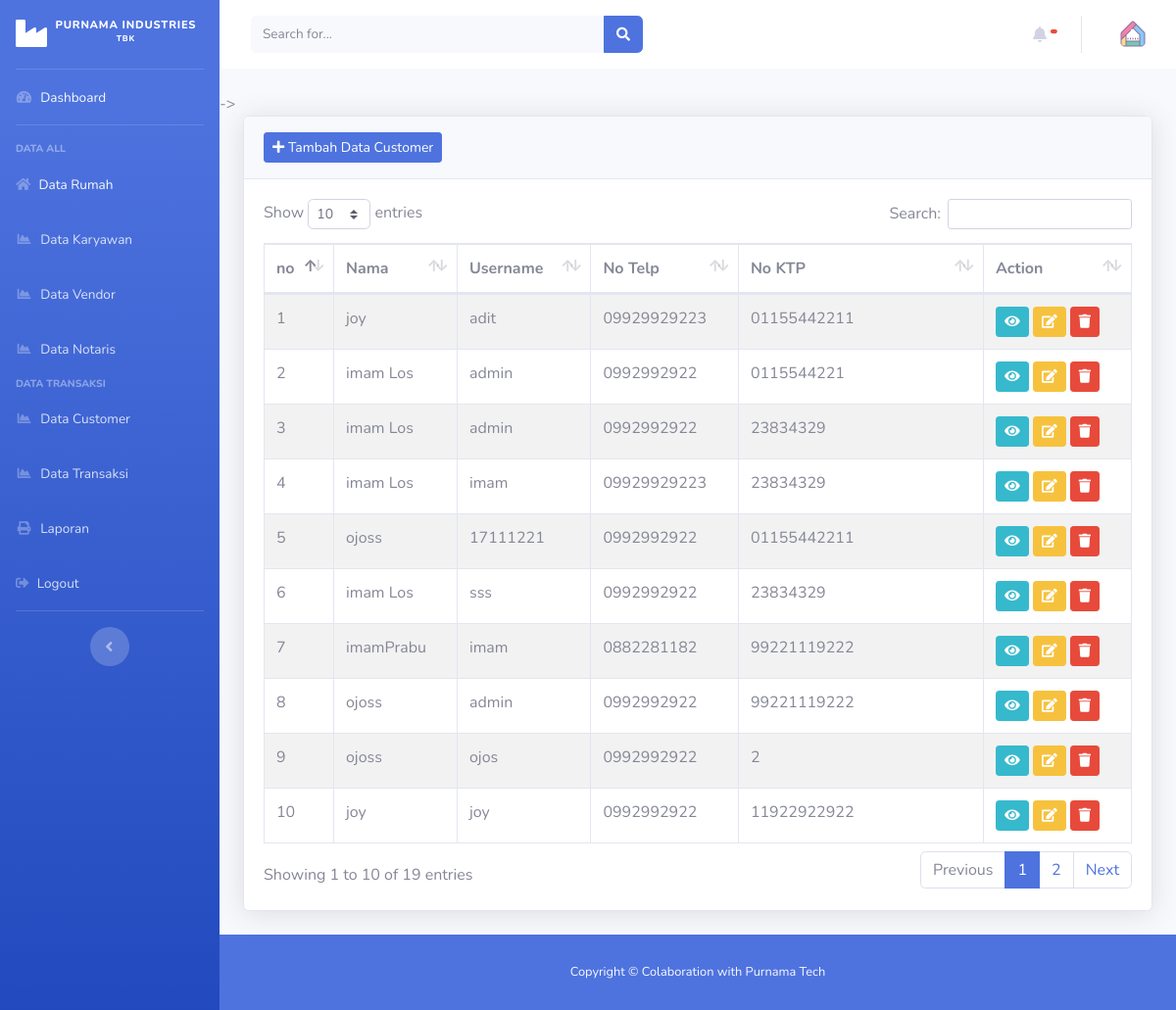
/index.php/admin/data_customer, run on the app's committed database.
### tables this page shows
CREATE TABLE `customer` (
  `id_customer` int(20) NOT NULL,
  `nama` varchar(20) NOT NULL,
  `username` varchar(20) NOT NULL,
  `alamat` varchar(30) NOT NULL,
  `jenis_kelamin` varchar(20) NOT NULL,
  `no_telepon` varchar(20) NOT NULL,
  `no_ktp` varchar(30) NOT NULL,
  `password` varchar(100) NOT NULL,
  `role_id` int(11) NOT NULL
);

### application/controllers/admin/data_customer.php (called while the page is built, shortened)
<?php
class Data_customer extends CI_Controller
{
    public function index()
    {
        $data['customer'] = $this->kpr_model->get_data('customer')->result();
        $this->load->view('templates_admin/header');
        $this->load->view('templates_admin/sidebar');
        $this->load->view('admin/data_customer', $data);
        $this->load->view('templates_admin/footer');
    }
}

### index.php (called while the page is built, shortened)
<?php
require_once BASEPATH.'core/CodeIgniter.php';

### application/models/kpr_model.php (called while the page is built, shortened)
<?php
class Kpr_model extends CI_Model
{
    public function get_data($table)
    {
        return $this->db->get($table);
    }
}

### application/views/admin/data_customer.php (the view, shortened to what this page needs)
<div class="container-fluid">
    <div class="card shadow mb-4">
        <div class="card-header py-3">
            <a href=" <?= base_url('admin/data_customer/tambah_customer') ?> " class="btn btn-primary btn-sm"> <i class="fas fa-plus"></i> Tambah Data Customer</a>
        </div>
        <div class="card-body">
            <div class="table-responsive">
                <table class="table table-bordered table-hover table-striped" id="dataTable" width="100%" cellspacing="0">
                    <thead>
                        <tr>
                            <th>no</th>
                            <th>Nama</th>
                            <th>Username</th>
                            <th>No Telp</t>
                            <th>No KTP</th>
                            <th>Action</>
                        </tr>
                    </thead>
                    <tbody>
                        <?php
                        $no = 1;
                        foreach ($customer as $ct) : ?>
                            <tr>
                                <td><?= $no++ ?></td>
                                <td><?= $ct->nama ?></td>
                                <td><?= $ct->username ?></td>
                                <td><?= $ct->no_telepon ?></td>
                                <td><?= $ct->no_ktp ?></td>
                                <td> <a href=" <?= base_url('admin/data_customer/detail_customer/') . $ct->id_customer ?> " class="btn btn-info btn-sm "> <i class="fas fa-eye"></i></a>
                                    <a href=" <?= base_url('admin/data_customer/update_customer/') . $ct->id_customer ?>
                                    " class="btn btn-warning btn-sm"> <i class="fas fa-edit"></i></a>
                                    <a href=" <?= base_url('admin/data_customer/hapus_customer/') . $ct->id_customer ?> " class="btn btn-danger btn-sm tombol-hapus" id="tombol-hapus"> <i class="fas fa-trash"></i></a>
                                </td>
                            </tr>
                        <?php endforeach ?>
                    </tbody>
                </table>
            </div>
        </div>
    </div>
</div>

### data on the page
customer: nama "joy", username "adit", no_telepon "09929929223", no_ktp "01155442211"
customer: nama "imam Los", username "admin", no_telepon "0992992922", no_ktp "0115544221"
customer: nama "imam Los", username "admin", no_telepon "0992992922", no_ktp "23834329"
customer: nama "imam Los", username "imam", no_telepon "09929929223", no_ktp "23834329"
customer: nama "ojoss", username "17111221", no_telepon "0992992922", no_ktp "01155442211"
customer: nama "imam Los", username "sss", no_telepon "0992992922", no_ktp "23834329"
customer: nama "imamPrabu", username "imam", no_telepon "0882281182", no_ktp "99221119222"
customer: nama "ojoss", username "admin", no_telepon "0992992922", no_ktp "99221119222"
customer: nama "ojoss", username "ojos", no_telepon "0992992922", no_ktp "2"
customer: nama "joy", username "joy", no_telepon "0992992922", no_ktp "11922922922"
